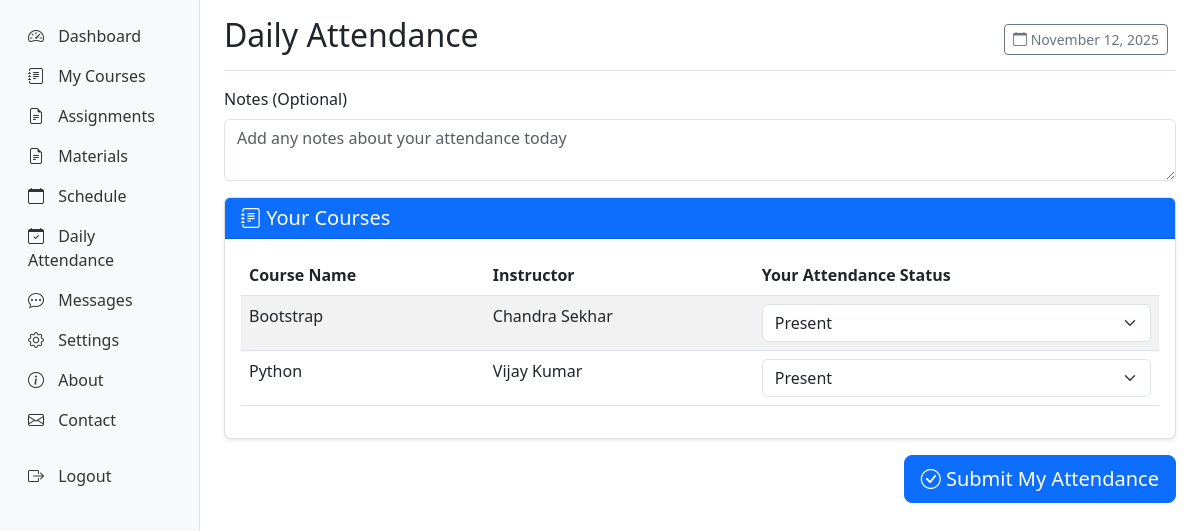
Page /students/daily-attendance/ (signed in) on the committed database.
### students/models.py (models this page shows, shortened)
class Enrollment(models.Model):
    student = models.ForeignKey(Student, on_delete=models.CASCADE, related_name='enrollments')
    course = models.ForeignKey('courses.Course', on_delete=models.CASCADE, related_name='enrollments')
    enrollment_date = models.DateTimeField(auto_now_add=True)
    completion_status = models.CharField(
        max_length=20,
        choices=[
            ('enrolled', 'Enrolled'),
            ('in_progress', 'In Progress'),
            ('completed', 'Completed'),
            ('dropped', 'Dropped')
        ],
        default='enrolled'
    )
    progress = models.IntegerField(default=0)  # Percentage
    completed_at = models.DateTimeField(blank=True, null=True)
    created_at = models.DateTimeField(auto_now_add=True)
    updated_at = models.DateTimeField(auto_now=True)
    class Meta:
        unique_together = ('student', 'course')

### courses/models.py (models this page shows, shortened)
class Course(models.Model):
    title = models.CharField(max_length=200)
    code = models.CharField(max_length=20, unique=True)
    description = models.TextField()
    category = models.ForeignKey(Category, on_delete=models.CASCADE, related_name='courses')
    instructor = models.ForeignKey('instructors.Instructor', on_delete=models.CASCADE, related_name='courses')
    thumbnail = models.ImageField(upload_to='course_thumbnails/', blank=True, null=True)
    price = models.DecimalField(max_digits=10, decimal_places=2, default=0.00)
    is_published = models.BooleanField(default=False)
    created_at = models.DateTimeField(auto_now_add=True)
    updated_at = models.DateTimeField(auto_now=True)

### instructors/models.py (models this page shows, shortened)
class Instructor(models.Model):
    user = models.OneToOneField(User, on_delete=models.CASCADE, null=True, blank=True)
    instructor_id = models.CharField(max_length=20, unique=True)
    first_name = models.CharField(max_length=50)
    last_name = models.CharField(max_length=50)
    email = models.EmailField()
    phone = models.CharField(max_length=15, blank=True)
    bio = models.TextField(blank=True)
    profile_picture = models.ImageField(upload_to='instructor_profiles/', blank=True, null=True)
    hire_date = models.DateField(auto_now_add=True)
    is_active = models.BooleanField(default=True)
    created_at = models.DateTimeField(auto_now_add=True)
    updated_at = models.DateTimeField(auto_now=True)
    @property
    def full_name(self):
        return f"{self.first_name} {self.last_name}"

### students/views.py (the view)
# urls.py: path('daily-attendance/', views.daily_attendance, name='daily_attendance'),
@login_required
def daily_attendance(request):
    try:
        student = Student.objects.get(user=request.user)
    except Student.DoesNotExist:
        messages.error(request, 'Student profile not found.')
        return redirect('students:dashboard')
    today = timezone.now().date()
    enrollments = Enrollment.objects.filter(
        student=student,
        completion_status__in=['enrolled', 'in_progress']
    ).select_related('course', 'course__instructor')
    existing_attendances = Attendance.objects.filter(
        student=student,
        session_date=today
    ).select_related('course')
    attendance_dict = {att.course_id: att for att in existing_attendances}
    context = {
        'student': student,
        'enrollments': enrollments,
        'today': today,
        'attendance_dict': attendance_dict,
    }
    return render(request, 'students/daily_attendance.html', context)

### students/templatetags/attendance_extras.py (called while the page is built)
@register.filter
def get_item(dictionary, key):
    return dictionary.get(key)

@register.filter
def get_status(attendance):
    return attendance.status

### templates/students/daily_attendance.html (shortened to what this page needs)
{% extends 'base.html' %}
{% load attendance_extras %}
{% block content %}
<div class="container-fluid">
    <div class="row">
        {% include 'students/sidebar.html' %}
        <main class="col-md-9 ms-sm-auto col-lg-10 px-md-4">
            <div class="d-flex justify-content-between flex-wrap flex-md-nowrap align-items-center pt-3 pb-2 mb-3 border-bottom">
                <h1 class="h2">Daily Attendance</h1>
                <div class="btn-toolbar mb-2 mb-md-0">
                    <div class="btn-group me-2">
                        <button type="button" class="btn btn-sm btn-outline-secondary">
                            <i class="bi bi-calendar"></i> {{ today|date:"F d, Y" }}
                        </button>
                    </div>
                </div>
            </div>
            <form method="POST" action="{% url 'students:submit_daily_attendance' %}">
                <div class="mb-3">
                    <label for="notes" class="form-label">Notes (Optional)</label>
                    <textarea class="form-control" id="notes" name="notes" rows="2" placeholder="Add any notes about your attendance today"></textarea>
                </div>
                {% if enrollments %}
                <div class="card">
                    <div class="card-header bg-primary text-white">
                        <h5 class="card-title mb-0">
                            <i class="bi bi-journal-text"></i> Your Courses
                        </h5>
                    </div>
                    <div class="card-body">
                        <div class="table-responsive">
                            <table class="table table-striped">
                                <thead>
                                    <tr>
                                        <th>Course Name</th>
                                        <th>Instructor</th>
                                        <th>Your Attendance Status</th>
                                    </tr>
                                </thead>
                                <tbody>
                                    {% for enrollment in enrollments %}
                                    <tr>
                                        <td>
                                            {{ enrollment.course.title }}
                                        </td>
                                        <td>{{ enrollment.course.instructor.full_name }}</td>
                                        <td>
                                            <select name="status_{{ enrollment.id }}" class="form-select">
                                                <option value="present" {% if attendance_dict|get_item:enrollment.course.id and attendance_dict|get_item:enrollment.course.id|get_status == 'present' %}selected{% endif %}>Present</option>
                                            </select>
                                        </td>
                                    </tr>
                                    {% endfor %}
                                </tbody>
                            </table>
                        </div>
                    </div>
                </div>
                <div class="d-flex justify-content-end mt-3">
                    <button type="submit" class="btn btn-primary btn-lg">
                        <i class="bi bi-check-circle"></i> Submit My Attendance
                    </button>
                </div>
                {% else %}
                <div class="alert alert-info">
                    <i class="bi bi-info-circle"></i> You are not currently enrolled in any courses.
                </div>
                {% endif %}
            </form>
        </main>
    </div>
</div>
{% endblock %}

### static/css/style.css (style rules this page uses)
.card { box-shadow: 0 0.125rem 0.25rem rgba(0, 0, 0, 0.075); border: 1px solid rgba(0, 0, 0, 0.125); }
.card-header { background-color: #f8f9fa; border-bottom: 1px solid rgba(0, 0, 0, 0.125); }
.table th { border-top: none; font-weight: 600; }
.btn-group .btn { border-radius: 0; }
.btn-group .btn:first-child { border-top-left-radius: 0.25rem; border-bottom-left-radius: 0.25rem; }
.btn-group .btn:last-child { border-top-right-radius: 0.25rem; border-bottom-right-radius: 0.25rem; }

### rows in the picture
Enrollment: course "Bootstrap", course.instructor.full_name "Chandra Sekhar", course+id "Present"
Enrollment: course "Python", course.instructor.full_name "Vijay Kumar", course+id "Present"
